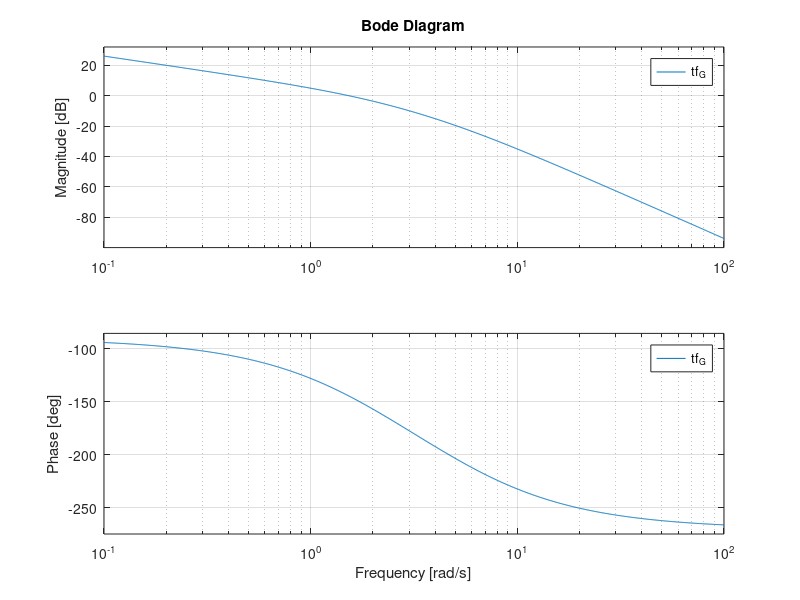

The MATLAB source for this figure: (Note: this script raises an error after producing the figure.)
close all

%% System 1

s=tf('s');
tf_G = 20/(s*(s+2)*(s+5));
figure
bode(tf_G)

figure
n = nyquistplot(tf_G);
setoptions(n,'ShowFullContour', 'off')
grid on

%% P1 - Question 01

% Actuator 1 - Dead zone

A = linspace(0,5,1000);

for i=1:length(A)
    N_A_actuator1(i) = 2-(4/pi)*(asin(1/(2*A(i))) + (1/(2*A(i)))*sqrt(1-1/(4*A(i)^2)));
end

inv_N_A_actuator1 = -1./N_A_actuator1;

figure (1)
plot(A, N_A_actuator1)


% Actuator 2 - Saturation with Dead zone

for i=1:length(A)
    N_A_actuator2(i) = 4/(pi*A(i))*sqrt(1-1/A(i)^2);
end

inv_N_A_actuator2 = -1./N_A_actuator2;

figure (2)
plot(A, N_A_actuator2)


% Actuator 3 - Histeresis relay

for i=1:length(A)
    N_A_actuator3(i) = 2/(pi*A(i))*exp(-1i*asin(2/A(i)));
end

inv_N_A_actuator3 = -1./N_A_actuator3;

figure (3)
plot(A, N_A_actuator3)

% Nyquist plot
figure (4)
n = nyquistplot(tf_G);
setoptions(n,'ShowFullContour', 'off')
hold on
plot( real(inv_N_A_actuator1) , imag(inv_N_A_actuator1), LineWidth=2)
plot( real(inv_N_A_actuator2) , imag(inv_N_A_actuator2), LineWidth=2)
plot( real(inv_N_A_actuator3) , imag(inv_N_A_actuator3), LineWidth=2)
legend('System 1', 'Actuator 1', 'Actuator 2', 'Actuator 3')
axis([-1.5 -0.5 -5 10])
hold off
%%

[para.A, para.B, para.C, para.D] = tf2ss([20],[1, 7, 10, 0]);

% Intervalo de Simulação
interval = [0 40];
x0 = [0 0 0];

% Solver ODE45
[t, y] = ode45(@(t, x) SystemProblem01(t, x, para), interval, x0);

% Create VideoWriter object
v = VideoWriter('state_space_trajectory', 'MPEG-4');
v.FrameRate = 30; % Frames per second
open(v); % Open video file

figure;
grid on;
hold on;

% Label axes
xlabel('$x_1$', 'Interpreter', 'latex', 'FontSize', 12);
ylabel('$x_2$', 'Interpreter', 'latex', 'FontSize', 12);
title('State Space Trajectory', 'FontSize', 14);

% Fix the axis limits (adjust according to your system dynamics)

% Plot dynamically
for i = 1:length(t)
    cla;
    % Plot trajectory up to the current point (excluding previous trajectory)
    plot(y(1:i,1), y(1:i,2), 'b-', 'LineWidth', 1); 
    hold on;
    
    % Highlight current point
    plot(y(i,1), y(i,2), 'ro', 'MarkerSize', 3, 'MarkerFaceColor', 'r');
    % Capture frame and write to video
    frame = getframe(gcf); % Capture the current frame
    writeVideo(v, frame);   % Write the frame to video file

    pause(0.05); % Pause to create animation effect
end

% Close video file
close(v);

hold off;





%% P1 - Question 02

% Popov Criteria

% Define the frequency range
omega = logspace(-3, 4, 100000);  % Frequency range (logarithmic scale)

% Define the transfer function G(jw)
Gjw = 20 ./ (-1j * omega.^3 - 7 * omega.^2 + 1j * 10 * omega);  % Transfer function G(jw)

% Real and Imaginary parts of G(jw)
X = real(Gjw);
Y = imag(Gjw).*omega;

% Plot Imag(Gjw)*w x Real(Gjw)
figure;
plot(X, Y, 'LineWidth',2);
axis([min(X)/2 max(X)/2 min(Y)/2+0.5 max(Y)/2+0.5]);
grid on;
title('System G(j \omega)');
xlabel('Re(G(j\omega))');
ylabel('Im(G(j\omega)) \cdot \omega');

% Define q values - slope of Popov line (1/q)
q_values = linspace(0,1,20); % Example slopes for Popov line
K_max_values = zeros(size(q_values)); % Store max K for each lambda

% Loop through each slope q
for i = 1:length(q_values)
    q = q_values(i);
    
    % Possible gains
    K_range = linspace(0, 4, 100); % Range of K to test
    valid_K = 0; % Store the largest gain
    
    % Evaluate the Popov inequality
    for K = K_range
        Popov_inequality = X - q * Y + 1/K;
        
        % Check if the inequality is satisfied for all frequencies
        if all(Popov_inequality > 0)
            valid_K = K;
        else
            break
        end
    end
    
    % Store the largest valid K for this slope
    K_max_values(i) = valid_K;
end


cmap = jet(length(K_max_values)); % Create a colormap based on the number of K_max_values

% Loop through each K in K_max_values
legend_entries = cell(1,size(K_max_values,2));
legend_entries{1} = sprintf('System G');

figure
plot(X, Y, 'LineWidth',2);
hold on
for i = 1:length(K_max_values)
    K = K_max_values(i);  % Get the current K value
    q = q_values(i);
    
    % Normalize K to map to the colormap
    normalized_K = (K - min(K_max_values)) / (max(K_max_values) - min(K_max_values));  % Normalize K for colormap
    
    % Calculate the Popov line
    line = (X + 1 / K) ./ q;
    
    % Plot the line with color corresponding to K
    plot(X, line, 'LineWidth', 0.5, 'Color', cmap(round(normalized_K * (length(K_max_values) - 1)) + 1, :));  % Color varies with K

    % Add a legend entry for the current K value
    legend_entries{i+1} = sprintf('K = %.3f, q = %.3f', K, q);
end

% Add the legend with all entries
legend(legend_entries, 'Location', 'Best');

% Axis properties
axis([min(X)/2 max(X)/2 min(Y)/2+0.5 max(Y)/2+0.5]);
grid on;
xlabel('Re(G(j\omega))');
ylabel('Im(G(j\omega)) \cdot \omega');
hold off;

% Plot effect of q on Maximum Gain K
figure;
plot(q_values, K_max_values, '-o', 'LineWidth', 2);
xlabel('q');
ylabel('Maximum K');
title('Effect of q on maximum K');
grid on;

% Plot K max line
[k_max, idx] = max(K_max_values);
line = (X + 1 / k_max) ./ q_values(idx);

figure
plot(X, Y, 'LineWidth',2);
hold on
plot(X, line, 'LineWidth', 1);
plot(-1/k_max, 0, 'bo')
hold off
legend('System G', 'Popov Line', sprintf('K = %.3f, q = %.3f', k_max, q_values(idx)))
axis([min(X)/2 max(X)/2 min(Y)/2+0.5 max(Y)/2+0.5]);
grid on;
xlabel('Re(G(j\omega))');
ylabel('Im(G(j\omega)) \cdot \omega');

% Conclusions
fprintf('P1 - Question 02\n')
fprintf('Popov Criteria\n');
fprintf('Interval K - [0, %.3f]\n', max(K_max_values));


figure
grid on
hold on;
axis([min(X)/2 max(X)/2 min(Y)/2+0.5 max(Y)/2+0.5]);
xlabel('Re(G(j\omega))');
ylabel('Im(G(j\omega)) \cdot \omega');
% Initialize video writer
v = VideoWriter('PopovCriteria', 'MPEG-4');
open(v);

% Plot the initial (blue) line first
plot(X, Y, 'LineWidth', 2, 'Color', 'b')

last_line = [];

% Loop para plotar cada linha
for i = 1:length(K_max_values)
    
    % Se já existe uma linha anterior, atualize ela para cinza
    if i > 1
        set(last_line, 'Color', [0.5 0.5 0.5], 'LineWidth', 0.5);  % Alterar a cor para cinza
    end
    
    K = K_max_values(i);  % Obter o valor de K atual
    q = q_values(i);  % Obter o valor de q atual
    
    % Calcular a linha Popov
    line = (X + 1 / K) ./ q;
    
    % Plotar a linha atual em azul
    last_line = plot(X, line, 'LineWidth', 1, 'Color', 'r');  % Armazenar o handle da linha
    
    % Capturar o quadro e escrever no vídeo
    frame = getframe(gcf);  % Captura o quadro atual
    writeVideo(v, frame);   % Grava o quadro no arquivo de vídeo
    
    % Pausar para efeito de animação
    pause(3);
end

% Close video file after the loop
close(v);

%% P2 - Question 01


%% P2 - Question 02

% --------- Specific case
% Control law 
K = 1;
v = 0;

% Intervalo de Simulação
interval = [0 6];
x0 = [1 1 1 0];

% Solver ODE45
[t, y] = ode45(@(t, x) SystemProblem02(t, x, @(x) ControlLawIOFL(x, K, v)), interval, x0);

s = zeros(size(y,1),1);
for i=1:size(y,1)
    s(i) = y(i,1)+y(i,2)+y(i,3);
end

% Plot results
figure;
subplot(2, 1, 1);
plot(t, y(:, 2), 'LineWidth',1.5);
xlabel('Time (s)');
ylabel('Output (x_2)');
legend('x_2');

subplot(2, 1, 2);
plot(t, y(:, 4), 'LineWidth',1.5); % Plota a ação de controle
xlabel('Time (s)');
ylabel('Control Action');


% --------- different poles

K_values = [1 4 6 8];

figure
% Preallocate legend entries for each subplot
legend_entries = cell(1, length(K_values));

% Create subplots
subplot(2, 1, 1);
hold on;

subplot(2, 1, 2);
hold on;

for i=1:length(K_values)

    % Control law 
    K = K_values(i);
    v = 0;
    
    % Intervalo de Simulação
    interval = [0 6];
    x0 = [1 1 1 0];
    
    % Solver ODE45
    [t, y] = ode45(@(t, x) SystemProblem02(t, x, @(x) ControlLawIOFL(x, K, v)), interval, x0);
    
    % Plot x_2
    subplot(2, 1, 1);
    plot(t, y(:, 2), 'LineWidth',1.5);
    
    % Plot control action
    subplot(2, 1, 2);
    plot(t, y(:, 4), 'LineWidth',1.5);

    % Update legend entries
    legend_entries{i} = sprintf('K = %.1f', K); % Use LaTeX for Φ

end

subplot(2, 1, 1);
legend(legend_entries, 'Location', 'Best');
xlabel('Time (s)');
ylabel('Output (x_2)');
grid on;

subplot(2, 1, 2);
legend(legend_entries, 'Location', 'Best');
xlabel('Time (s)');
ylabel('Control Action');
grid on;

hold off


%% P2 - Question 03

% --------- Specific case
% Control law 
Phi = 1.5;
eta = 1;
rho = 0.1;
K = [0.25 0.25 -1];

% Intervalo de Simulação
interval = [0 8];
x0 = [2 2 2 0];

% Solver ODE45
[t, y] = ode45(@(t, x) SystemProblem02(t, x, @(x) ControlLawSlidingSurface(x, Phi, eta, rho, K)), interval, x0);

s = zeros(size(y,1),1);
for i=1:size(y,1)
    s(i) = y(i,1)+y(i,2)+y(i,3);
end

% Plot results
figure;
subplot(3, 1, 1);
plot(t, y(:, 1:3));
xlabel('Time (s)');
ylabel('States');
legend('x_1', 'x_2', 'x_3');

subplot(3, 1, 2);
plot(t, y(:, 4)); % Plota a ação de controle
xlabel('Time (s)');
ylabel('Control Action');

subplot(3, 1, 3);
plot(t, s); % Plota a ação de controle
xlabel('Time (s)');
ylabel('Sliding surface (s)');


% --------- Changing the value of Phi
% Control law 
Phi_values = [0.1 1 2 4];

figure

% Preallocate legend entries for each subplot
legend_entries = cell(1, length(Phi_values));

% Create subplots
subplot(3, 1, 1);
hold on;

subplot(3, 1, 2);
hold on;

subplot(3, 1, 3);
hold on;


for i = 1:length(Phi_values)
    Phi = Phi_values(i);
    eta = 0.1;
    rho = 0.1;
    K = [0.25 0.25 -1];
    
    % Intervalo de Simulação
    interval = [0 8];
    x0 = [2 2 2 0];
    
    % Solver ODE45
    [t, y] = ode45(@(t, x) SystemProblem02(t, x, @(x) ControlLawSlidingSurface(x, Phi, eta, rho, K)), interval, x0);
    
    s = zeros(size(y,1),1);
    for j = 1:size(y,1)
        s(j) = y(j,1) + y(j,2) + y(j,3);
    end
    
    % Plot x_2
    subplot(3, 1, 1);
    plot(t, y(:, 2));
    
    % Plot control action
    subplot(3, 1, 2);
    plot(t, y(:, 4));
    
    subplot(3, 1, 3);
    plot(t, s);

    % Update legend entries
    legend_entries{i} = sprintf('\\Phi = %.1f', Phi); % Use LaTeX for Φ
end

subplot(3, 1, 1);
legend(legend_entries, 'Location', 'Best');
xlabel('Time (s)');
ylabel('State x_2');
grid on;

subplot(3, 1, 2);
legend(legend_entries, 'Location', 'Best');
xlabel('Time (s)');
ylabel('Control Action');
grid on;

subplot(3, 1, 3);
legend(legend_entries, 'Location', 'Best');
xlabel('Time (s)');
ylabel('Sliding surface (s)');
grid on;

hold off;

% --------- Changing the value of Eta
% Control law 
eta_values = [0.1 0.5 1 1.5];

figure

% Preallocate legend entries for each subplot
legend_entries = cell(1, length(Phi_values));

% Create subplots
subplot(3, 1, 1);
hold on;

subplot(3, 1, 2);
hold on;

subplot(3, 1, 3);
hold on;


for i = 1:length(eta_values)
    eta = eta_values(i);
    Phi = 1;
    rho = 0.1;
    K = [0.25 0.25 -1];
    
    % Intervalo de Simulação
    interval = [0 8];
    x0 = [2 2 2 0];
    
    % Solver ODE45
    [t, y] = ode45(@(t, x) SystemProblem02(t, x, @(x) ControlLawSlidingSurface(x, Phi, eta, rho, K)), interval, x0);
    
    s = zeros(size(y,1),1);
    for j = 1:size(y,1)
        s(j) = y(j,1) + y(j,2) + y(j,3);
    end
    
    % Plot x_2
    subplot(3, 1, 1);
    plot(t, y(:, 2));
    
    % Plot control action
    subplot(3, 1, 2);
    plot(t, y(:, 4));
    
    subplot(3, 1, 3);
    plot(t, s);

    % Update legend entries
    legend_entries{i} = sprintf('\\eta = %.1f', eta);
end

subplot(3, 1, 1);
legend(legend_entries, 'Location', 'Best');
xlabel('Time (s)');
ylabel('State x_2');
grid on;

subplot(3, 1, 2);
legend(legend_entries, 'Location', 'Best');
xlabel('Time (s)');
ylabel('Control Action');
grid on;

subplot(3, 1, 3);
legend(legend_entries, 'Location', 'Best');
xlabel('Time (s)');
ylabel('Sliding surface (s)');
grid on;

hold off;


